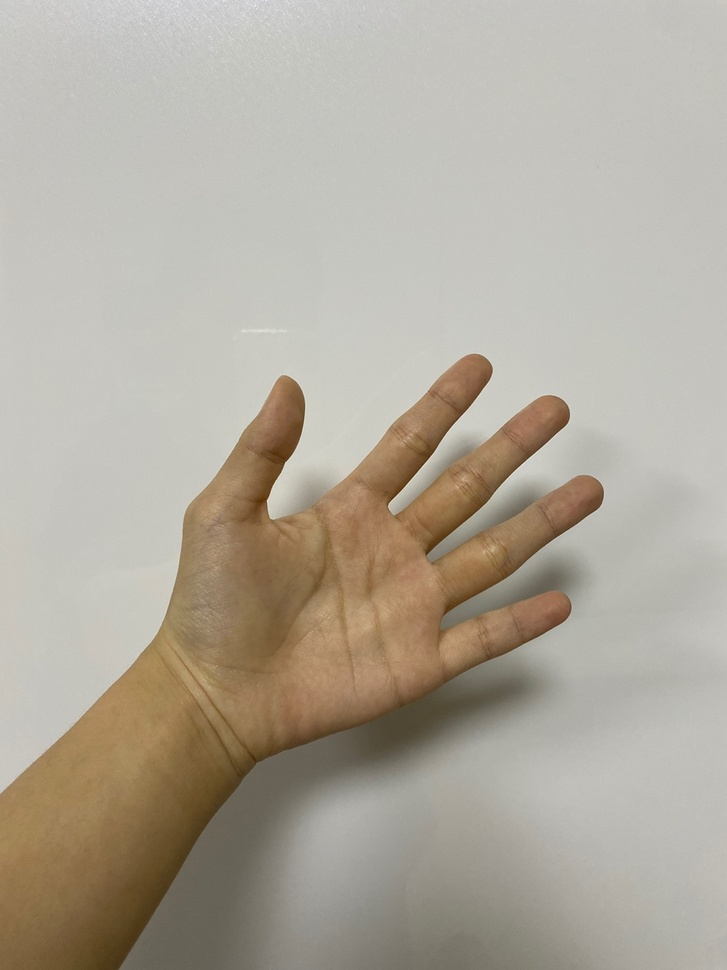
#> input picture assignment/images/bo.jpg, 727 x 970 px, shrunk from 1079 x 1440 before the run
$ python 03convex.py
#> lines starting #> are read from the running program, lines starting #| are printed output that depends on the picture; after the words box and inside, x2 and y2 are one past the last pixel; in counts of white or black regions, pixels touching at a corner belong together
import cv2
import numpy as np

# Python으로 배우는 OpenCV 프로그래밍

src = cv2.imread('../assignment/images/bo.jpg')
#> src is the input picture: shape (970, 727, 3); mean B, G, R 155.9, 168.7, 175.9

hsv = cv2.cvtColor(src, cv2.COLOR_BGR2HSV)
#> hsv: shape (970, 727, 3); mean H, S, V 24.7, 34.8, 176.1
lowerb = (0, 40, 0)
upperb = (20, 180, 255)
bImage = cv2.inRange(hsv, lowerb, upperb) # 특정 영역을 추출, 범위 내는 255, 그 외는 0으로
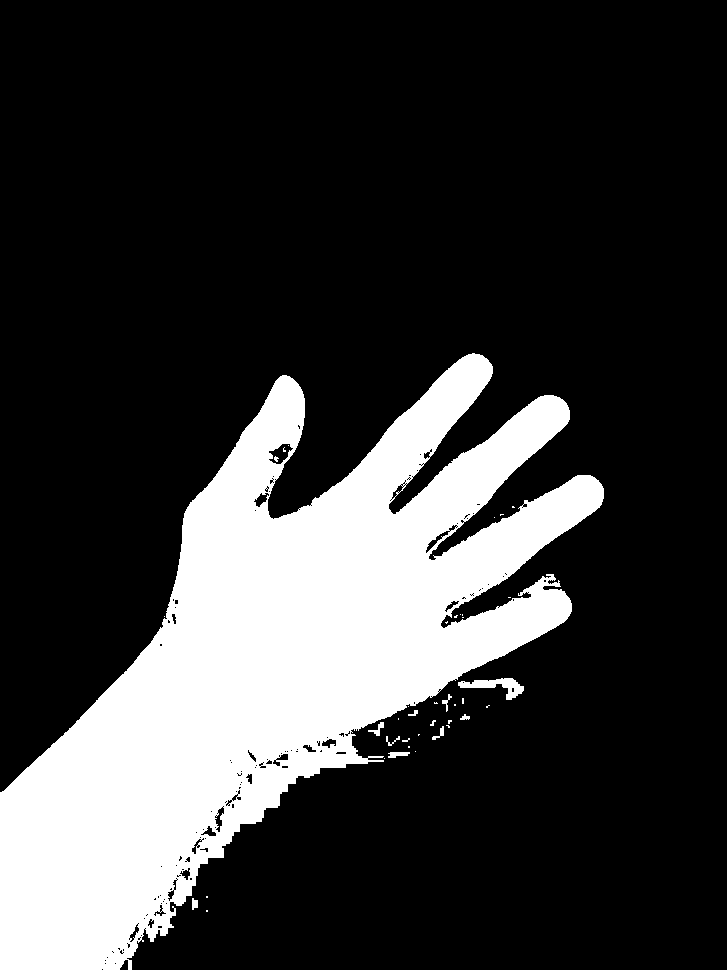
#> bImage: shape (970, 727); 22.2% white; 39 white regions (29 under 20 px)
cv2.imshow('bImage',  bImage)

mode   = cv2.RETR_EXTERNAL
method = cv2.CHAIN_APPROX_SIMPLE
contours, hierarchy = cv2.findContours(bImage, mode, method)
#> contours = 36 contours, 28 with area under 20; largest, box (x1, y1, x2, y2) and area: (0, 353, 604, 970) 155670, (458, 678, 524, 700) 521, (388, 752, 410, 758) 68, (368, 722, 384, 736) 54, (192, 898, 198, 910) 40, (432, 726, 444, 740) 36, (442, 694, 452, 712) 29, (460, 714, 470, 720) 24

dst = src.copy()
cnt = contours[0]
#> cnt = [[206, 910], [206, 911], [207, 911], [207, 910]]
cv2.drawContours(dst, [cnt], 0, (255,0,0), 2)
#> dst: shape (970, 727, 3); under 0.01% of pixels changed, all inside (x1, y1, x2, y2) = (205, 909, 209, 913)
cv2.imshow('dst',  dst)

hull = cv2.convexHull(cnt, False)
#> hull = [[207, 910], [207, 911], [206, 911], [206, 910]]
#> (the run stopped early here; a loop or call above may not have finished)

$ run again, with assignment/images/jumok.jpg copied over assignment/images/bo.jpg
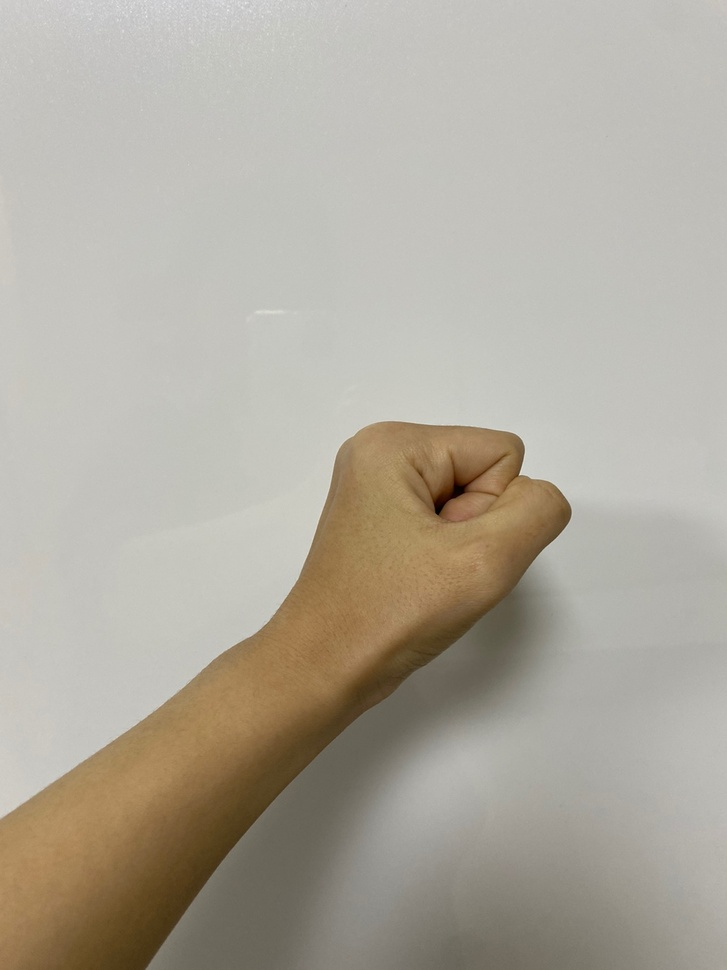
#> input picture assignment/images/jumok.jpg, 727 x 970 px, shrunk from 1079 x 1440 before the run
#> src is the input picture: shape (970, 727, 3); mean B, G, R 157.6, 169.4, 175.2
#> hsv: shape (970, 727, 3); mean H, S, V 25.1, 31.4, 175.4
#> `bImage = cv2.inRange(hsv, lowerb, upperb)`:
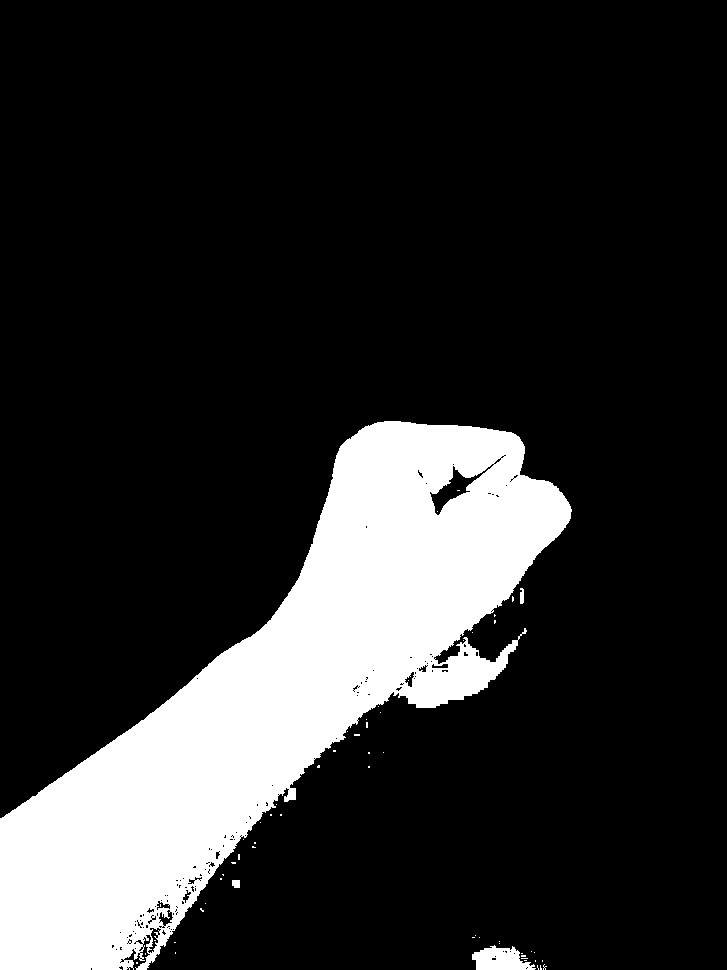
#> bImage: shape (970, 727); 17.2% white; 58 white regions (54 under 20 px)
#> contours = 53 contours, 49 with area under 20; largest, box (x1, y1, x2, y2) and area: (0, 421, 572, 970) 120270, (472, 945, 536, 970) 983, (232, 880, 240, 888) 46, (520, 588, 524, 604) 39
#> cnt = [[540, 965], [540, 969], [541, 969], [541, 968], [540, 967]]
#> dst: shape (970, 727, 3); under 0.01% of pixels changed, all inside (x1, y1, x2, y2) = (539, 964, 543, 970)
#> hull = [[541, 968], [541, 969], [540, 969], [540, 965]]

$ run again, with assignment/images/kawi.jpg copied over assignment/images/bo.jpg
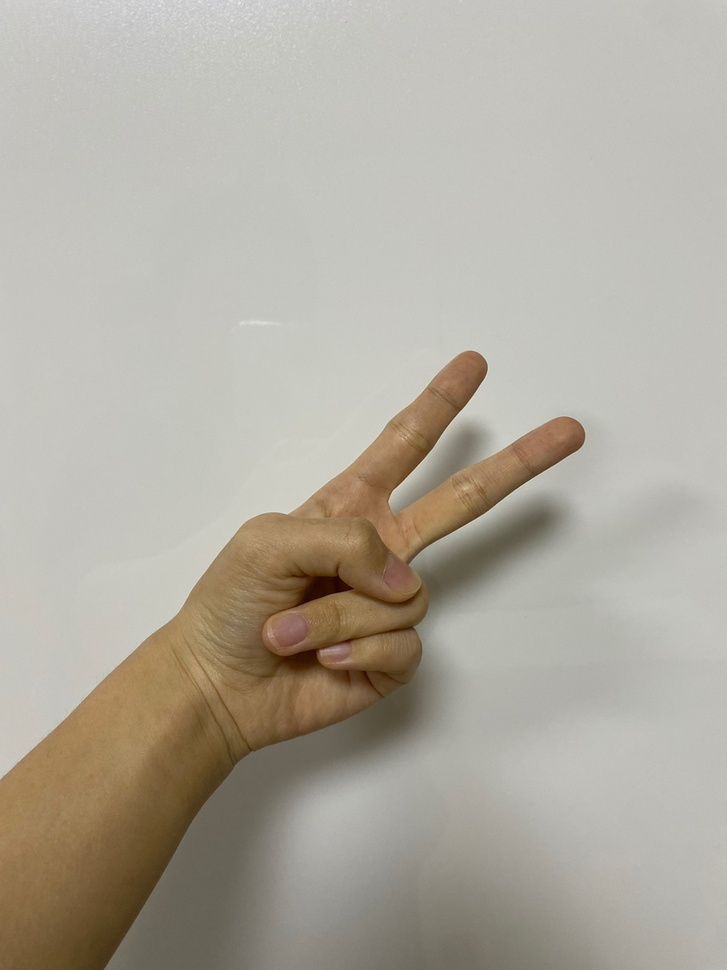
#> input picture assignment/images/kawi.jpg, 727 x 970 px, shrunk from 1079 x 1440 before the run
#> src is the input picture: shape (970, 727, 3); mean B, G, R 158.7, 170.1, 175.6
#> hsv: shape (970, 727, 3); mean H, S, V 25.9, 31, 175.9
#> `bImage = cv2.inRange(hsv, lowerb, upperb)`:
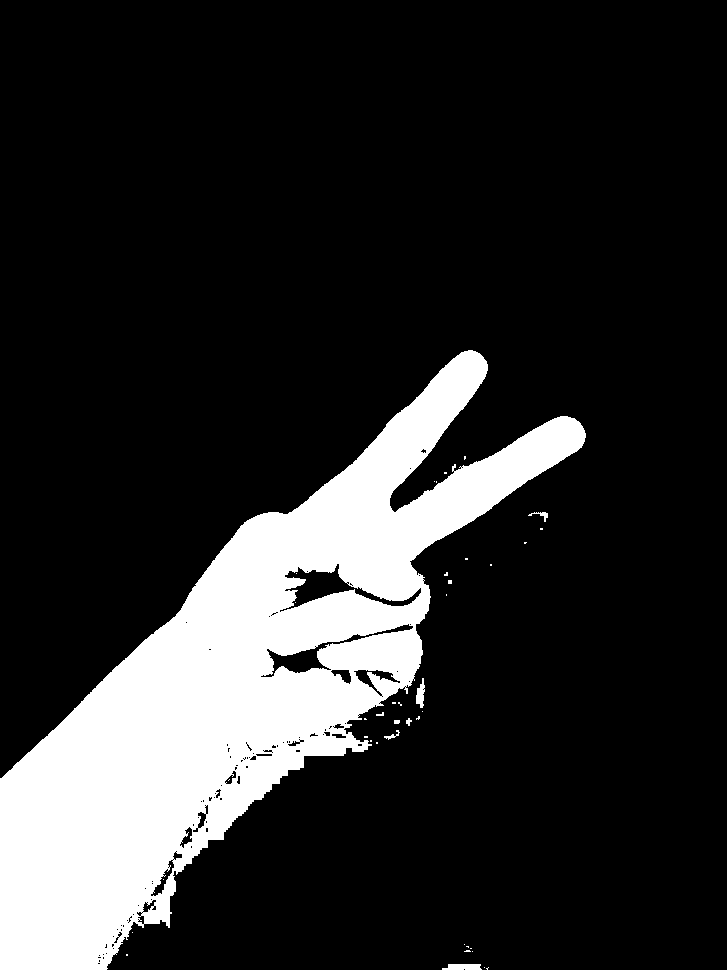
#> bImage: shape (970, 727); 17.1% white; 40 white regions (32 under 20 px)
#> contours = 36 contours, 31 with area under 20; largest, box (x1, y1, x2, y2) and area: (0, 350, 586, 970) 122994, (442, 964, 482, 970) 164, (416, 678, 425, 708) 130, (528, 512, 548, 522) 37, (384, 730, 400, 740) 26
#> cnt = [[488, 967], [487, 968], [486, 968], [487, 969], [487, 968]]
#> dst: shape (970, 727, 3); under 0.01% of pixels changed, all inside (x1, y1, x2, y2) = (485, 966, 490, 970)
#> hull = [[487, 969], [486, 968], [488, 967]]
